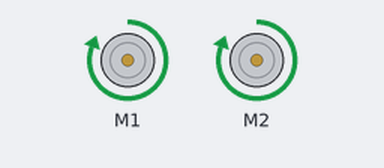
A sketch run on a simulated Arduino Uno, built with avr-gcc and run on an emulated ATmega328P. Shown: 2 × DC motor (green arrow = forward, orange = backward, longer = faster).

Above: at 1.0 s.
At 4.0 s:
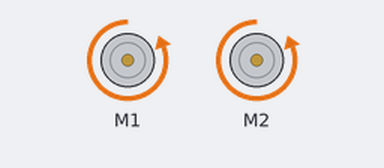
At 6.0 s:
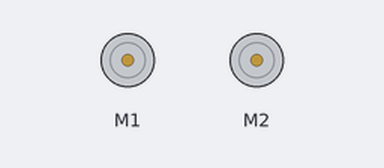
Timing chart, 0 to 9.1 s (numbered marks = the images above):
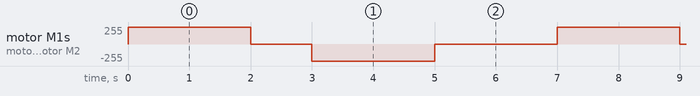

The sketch:

TESTE_SHIELD_1.ino
```cpp
#include <AFMotor.h>

AF_DCMotor motor(1); //Seleciona o motor 1
AF_DCMotor motor1(2); //Seleciona o motor 1
void setup()
{}

void loop()
{
motor.setSpeed(255); //Define a velocidade maxima
motor.run(FORWARD); //Gira o motor sentido horario
motor1.setSpeed(255); //Define a velocidade maxima
motor1.run(FORWARD); //Gira o motor sentido horario
delay(2000);

motor.setSpeed(0);
motor.run(RELEASE); //Desliga o motor
motor1.setSpeed(0);
motor1.run(RELEASE); //Desliga o motor
delay(1000);

motor.setSpeed(255); //Define velocidade baixa
motor.run(BACKWARD); //Gira o motor sentido anti-horario
motor1.setSpeed(255); //Define velocidade baixa
motor1.run(BACKWARD); //Gira o motor sentido anti-horario
delay(2000);

motor.setSpeed(0);
motor.run(RELEASE); //Desliga o motor
motor1.setSpeed(0);
motor1.run(RELEASE); //Desliga o motor
delay(2000); //Aguarda 5 segundos e repete o processo

}
```

Measured:
- by itself, motor M1, motor M2: repeats every 7.0 s: stopped 1.0 s, backward 255/255 2.0 s, stopped 2.0 s, forward 255/255 2.0 s
